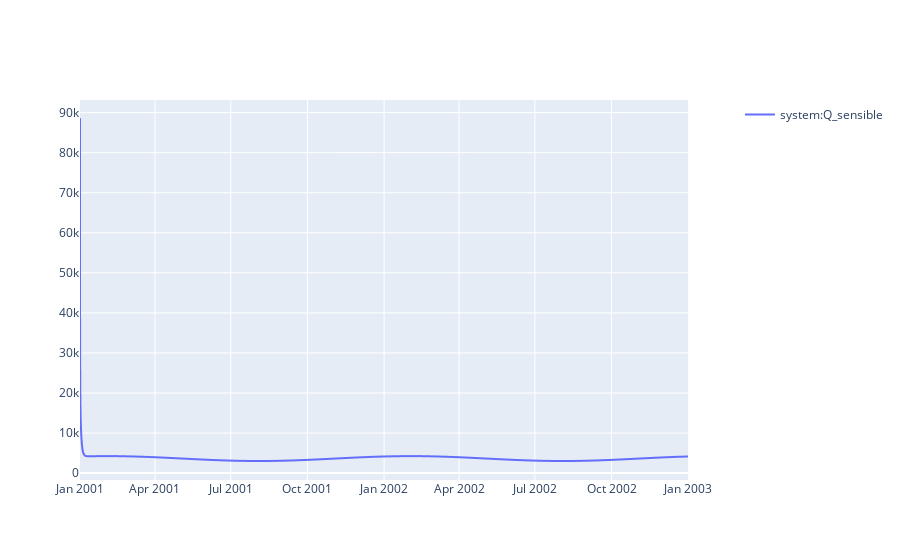

Write notebook code for a chart like this one.
### Code cell
sim.plot(pro.dates(),[pro.component("system").variable("Q_sensible")])

### Figure 1 — Plotly figure (JSON) as saved in the notebook; plotly's stock layout.template omitted (floating-point values rounded to 4 significant figures; data arrays with more than 128 entries replaced by an {"elided": "..."} marker saying what was removed)
{"data": [{"hovertemplate": "date=%{x}<br>system:Q_sensible=%{y}<extra></extra>", "legendgroup": "", "line": {"dash": "solid"}, "marker": {"symbol": "circle"}, "mode": "lines", "name": "system:Q_sensible", "showlegend": true, "type": "scattergl", "x": {"elided": "17520 str values"}, "xaxis": "x", "y": {"elided": "17520 float values"}, "yaxis": "y"}], "layout": {"xaxis": {"anchor": "y", "domain": [0, 0.94]}, "yaxis": {"anchor": "x", "domain": [0, 1]}, "yaxis2": {"anchor": "x", "overlaying": "y", "side": "right"}}}
